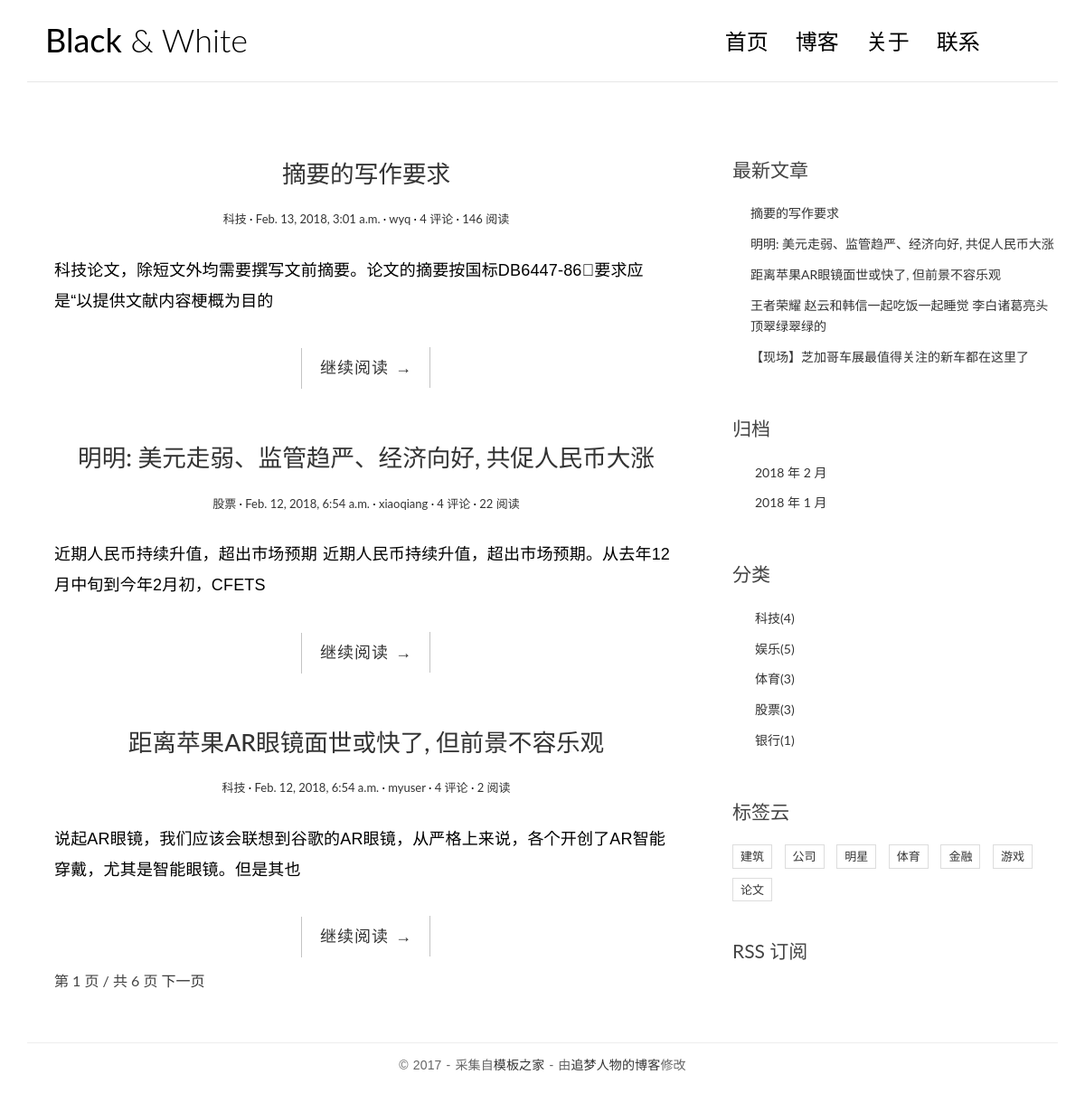
The page / on the database its author committed.
### blog/models.py (models this page shows, shortened)
class Post(models.Model):
    title = models.CharField(max_length=70)
    body = models.TextField()
    created_time = models.DateTimeField()
    modified_time = models.DateTimeField()
    excerpt = models.CharField(max_length=200, blank=True)
    category = models.ForeignKey(Category)
    tags = models.ManyToManyField(Tag, blank=True)
    author = models.ForeignKey(User)
    views = models.PositiveIntegerField(default=0)
    def get_absolute_url(self):
        return reverse('blog:detail', kwargs={'pk': self.pk})
    class Meta:
        ordering = ['-created_time']

@python_2_unicode_compatible
class Category(models.Model):
    name = models.CharField(max_length=100)

class Tag(models.Model):
    name = models.CharField(max_length=100)

### blog/views.py (the view)
# urls.py: url(r'^$', views.IndexView.as_view(), name='index'),
class IndexView(ListView):
    model = Post
    template_name = 'blog/index.html'
    context_object_name = 'post_list'
    paginate_by = 3

### blog/templatetags/blog_tags.py (called while the page is built)
@register.simple_tag
def get_recent_posts(num=5):
    return Post.objects.all().order_by('-created_time')[:num]

@register.simple_tag
def archives():
    return Post.objects.dates('created_time', 'month', order='DESC')

@register.simple_tag
def get_categories():
    return Category.objects.annotate(num_posts=Count('post')).filter(num_posts__gt=0)

@register.simple_tag
def get_tags():
    return Tag.objects.annotate(num_posts=Count('post')).filter(num_posts__gt=0)

### templates/blog/index.html (shortened to what this page needs)
{% extends 'base.html' %}
{% block main %}
    {% for post in post_list %}
    <article class="post post-{{ post.pk }}">
        <header class="entry-header">
            <h1 class="entry-title">
                <a href="{{ post.get_absolute_url }}">{{ post.title }}</a>
            </h1>
            <div class="entry-meta">
                <span class="post-category"><a href="#">{{ post.category.name }}</a></span>
                <span class="post-date"><a href="#"><time class="entry-date"
                                                          datetime="{{ post.created_time }}">{{ post.created_time }}</time></a></span>
                <span class="post-author"><a href="#">{{ post.author }}</a></span>
                <span class="comments-link"><a href="#">4 评论</a></span>
                <span class="views-count"><a href="{{ post.get_absolute_url }}">{{ post.views }} 阅读</a></span>
            </div>
        </header>
        <div class="entry-content clearfix">
            <p>{{ post.excerpt }}</p>
            <div class="read-more cl-effect-14">
                <a href="{{ post.get_absolute_url }}" class="more-link">继续阅读 <span class="meta-nav">→</span></a>
            </div>
        </div>
    </article>
    {% empty %}
        <div class="no-post">暂时无文章发布</div>
    {% endfor %}
    {% if is_paginated %}
    <div class="pagination-simple">
      <span class="current">第 {{ page_obj.number }} 页 / 共 {{ paginator.num_pages }} 页</span>
      {% if page_obj.has_next %}
        <a href="?page={{ page_obj.next_page_number }}">下一页</a>
      {% endif %}
    </div>
    {% endif %}
{% endblock main %}

### templates/base.html (shortened to what this page needs)
{% load staticfiles  %}
{% load blog_tags %}
<!DOCTYPE html>
<html>
<head>
    <link rel="stylesheet" href="http://code.ionicframework.com/ionicons/2.0.1/css/ionicons.min.css">
    <link rel="stylesheet" href="{% static 'blog/css/bootstrap.min.css' %}">
    <link rel="stylesheet" href="{% static 'blog/css/pace.css' %}">
    <link rel="stylesheet" href="{% static 'blog/css/custom.css' %}">
    <link rel="stylesheet" href="{% static 'blog/css/highlights/autumn.css' %}">
</head>
<body>
<div class="container">
    <header id="site-header">
        <div class="row">
            <div class="col-md-4 col-sm-5 col-xs-8">
                <div class="logo">
                    <h1><a href="{% url 'blog:index' %}"><b>Black</b> &amp; White</a></h1>
                </div>
            </div>
            <div class="col-md-8 col-sm-7 col-xs-4">
                <nav class="main-nav" role="navigation">
                    <div class="collapse navbar-collapse" id="bs-example-navbar-collapse-1">
                        <ul class="nav navbar-nav navbar-right">
                            <li class="cl-effect-11"><a href="{% url 'blog:index' %}" data-hover="首页">首页</a></li>
                            <li class="cl-effect-11"><a href="full-width.html" data-hover="博客">博客</a></li>
                            <li class="cl-effect-11"><a href="about.html" data-hover="关于">关于</a></li>
                            <li class="cl-effect-11"><a href="contact.html" data-hover="联系">联系</a></li>
                        </ul>
                    </div>
                </nav>
            </div>
        </div>
    </header>
</div>
<div class="content-body">
    <div class="container">
        <div class="row">
            <main class="col-md-8">
                {% block main %}
                {% endblock main %}
            </main>
            <aside class="col-md-4">
                <div class="widget widget-recent-posts">
                    <h3 class="widget-title">最新文章</h3>
                    {% get_recent_posts as recent_post_list %}
                    <ul>
                        {% for post in recent_post_list %}
                        <li>
                            <a href="{{ post.get_absolute_url }}">{{ post.title }}</a>
                        </li>
                        {% empty %}
                        暂无文章！
                        {% endfor %}
                    </ul>
                </div>
                <div class="widget widget-archives">
                    <h3 class="widget-title">归档</h3>
                    {% archives as date_list %}
                    <ul>
                        {% for date in date_list %}
                        <li>
                            <a href="{% url 'blog:archives' date.year date.month %}">{{ date.year }} 年 {{ date.month }} 月</a>
                        </li>
                        {% empty %}
                        暂无归档！
                        {% endfor %}
                    </ul>
                </div>
                <div class="widget widget-category">
                    <h3 class="widget-title">分类</h3>
                    {% get_categories as category_list %}
                    <ul>
                        {% for category in category_list %}
                        <li>
                            <a href="{% url 'blog:category' category.pk %}">{{ category.name }}<span class="post-count">({{ category.num_posts }})</span></a>
                        </li>
                        {% empty %}
                        暂无分类！
                        {% endfor %}
                    </ul>
                </div>
                <div class="widget widget-tag-cloud">
                    <h3 class="widget-title">标签云</h3>
                    {% get_tags as tag_list %}
                    <ul>
                        {% for tag in tag_list %}
                        <li>
                            <a href="{% url 'blog:tag' tag.pk %}">{{ tag.name }}</a>
                        </li>
                        {% empty %}
                        暂无标签！
                        {% endfor %}
                    </ul>
                </div>
                <div class="rss">
                    <a href="{% url 'rss' %}"> RSS 订阅</a>
                </div>
            </aside>
        </div>
    </div>
</div>
<footer id="site-footer">
    <div class="container">
        <div class="row">
            <div class="col-md-12">
                <p class="copyright">&copy 2017 - 采集自<a href="http://www.cssmoban.com/"
                                                        target="_blank" title="模板之家">模板之家</a>
                    - 由<a href="http://zmrenwu.com/" title="网页模板" target="_blank">追梦人物的博客</a>修改
                </p>
            </div>
        </div>
    </div>
</footer>
</body>
</html>

### blog/static/blog/css/custom.css (style rules this page uses)
* { outline: none; }
h1, h2, h3, h4, h5, h6 { margin-top: 0; }
b { font-weight: 400; }
a { color: #333; }
body { color: #444; font-family: 'Lato', sans-serif; }
p { font-family: 'Ubuntu', sans-serif; font-weight: 400; word-spacing: 1px; letter-spacing: 0.01em; }
#site-header { background-color: #FFF; padding: 25px 20px; margin-bottom: 40px; border-bottom: 1px solid #e7e7e7; }
.logo h1 a { color: #000; }
.logo h1 { margin: 0; font-family: 'Lato', sans-serif; font-weight: 300; }
.main-nav { margin-top: 11px; max-width: 95%; }
.main-nav a { color: #000000 !important; padding: 0 0 5px 0 !important; margin-right: 30px; font-family: 'Lato', sans-serif; font-weight: 300; font-size: 24px; }
.cl-effect-11 a { padding: 10px 0; color: #0972b4; text-shadow: none; }
.cl-effect-11 a::before { position: absolute; top: 0; left: 0; overflow: hidden; padding: 0 0 5px 0 !important; max-width: 0; border-bottom: 1px solid #000; color: #000; content: attr(data-hover); white-space: nowrap; -webkit-transition: max-width 0.5s; -moz-transition: max-width 0.5s; transition: max-width 0.5s; }
.content-body { padding-bottom: 4em; }
.post { background: #fff; padding: 30px 30px 0; }
.entry-title { text-align: center; font-size: 1.9em; margin-bottom: 20px; line-height: 1.6; padding: 10px 20px 0; }
.entry-meta { text-align: center; color: #DDDDDD; font-size: 13px; margin-bottom: 30px; }
.entry-content { font-size: 18px; line-height: 1.9; font-weight: 300; color: #000; }
.post-category::after, .post-date::after, .post-author::after, .comments-link::after { content: ' ·'; color: #000; }
.read-more { font-family: 'Ubuntu', sans-serif; font-weight: 400; word-spacing: 1px; letter-spacing: 0.01em; text-align: center; margin-top: 20px; }
.cl-effect-14 a { padding: 0 20px; height: 45px; line-height: 45px; position: relative; display: inline-block; margin: 15px 25px; letter-spacing: 1px; font-weight: 400; text-shadow: 0 0 1px rgba(255, 255, 255, 0.3); }
.cl-effect-14 a::before, .cl-effect-14 a::after { position: absolute; width: 45px; height: 1px; background: #C3C3C3; content: ''; -webkit-transition: all 0.3s; -moz-transition: all 0.3s; transition: all 0.3s; pointer-events: none; }
.cl-effect-14 a::before { top: 0; left: 0; -webkit-transform: rotate(90deg); -moz-transform: rotate(90deg); transform: rotate(90deg); -webkit-transform-origin: 0 0; -moz-transform-origin: 0 0; transform-origin: 0 0; }
.cl-effect-14 a::after { right: 0; bottom: 0; -webkit-transform: rotate(90deg); -moz-transform: rotate(90deg); transform: rotate(90deg); -webkit-transform-origin: 100% 0; -moz-transform-origin: 100% 0; transform-origin: 100% 0; }
.widget { background: #fff; padding: 30px 0 0; }
.widget-title { font-size: 1.5em; margin-bottom: 20px; line-height: 1.6; padding: 10px 0 0; font-weight: 400; }
.widget-recent-posts ul { padding: 0; margin: 0; padding-left: 20px; }
.widget-recent-posts ul li { list-style-type: none; position: relative; line-height: 170%; margin-bottom: 10px; }
.widget-recent-posts ul li::before { content: '\f3d3'; font-family: "Ionicons"; position: absolute; left: -17px; top: 3px; font-size: 16px; color: #000; }
.widget-archives ul { padding: 0; margin: 0; padding-left: 25px; }
.widget-archives ul li { list-style-type: none; position: relative; line-height: 170%; margin-bottom: 10px; }
.widget-archives ul li::before { content: '\f3f3'; font-family: "Ionicons"; position: absolute; left: -25px; top: 1px; font-size: 16px; color: #000; }
.widget-category ul { padding: 0; margin: 0; padding-left: 25px; }
.widget-category ul li { list-style-type: none; position: relative; line-height: 170%; margin-bottom: 10px; }
.widget-category ul li::before { content: '\f3fe'; font-family: "Ionicons"; position: absolute; left: -25px; top: 1px; font-size: 18px; color: #000; }
.widget-tag-cloud ul { padding: 0; margin: 0; margin-right: -10px; }
.widget-tag-cloud ul li { list-style-type: none; font-size: 13px; display: inline-block; margin-right: 10px; margin-bottom: 10px; padding: 3px 8px; border: 1px solid #ddd; }
.rss { font-size: 21px; margin-top: 30px; }
.rss a { color: #444; }
#site-footer { padding-top: 10px; padding: 0 0 1.5em 0; }
.copyright { text-align: center; padding-top: 1em; margin: 0; border-top: 1px solid #eee; color: #666; }
.pagination-simple { padding-left: 30px; font-size: 16px; }

### rows shown on the page
Post: title "摘要的写作要求", category.name "科技", created_time "Feb. 13, 2018, 3:01 a.m.", author "wyq", views "146", excerpt "科技论文，除短文外均需要撰写文前摘要。论文的摘要按国标DB6447-86󰀂要求应是“以提供文献内容梗概为目的"
Post: title "明明: 美元走弱、监管趋严、经济向好, 共促人民币大涨", category.name "股票", created_time "Feb. 12, 2018, 6:54 a.m.", author "xiaoqiang", views "22", excerpt "近期人民币持续升值，超出市场预期 近期人民币持续升值，超出市场预期。从去年12月中旬到今年2月初，CFETS"
Post: title "距离苹果AR眼镜面世或快了, 但前景不容乐观", category.name "科技", created_time "Feb. 12, 2018, 6:54 a.m.", author "myuser", views "2", excerpt "说起AR眼镜，我们应该会联想到谷歌的AR眼镜，从严格上来说，各个开创了AR智能穿戴，尤其是智能眼镜。但是其也"
Post: title "王者荣耀 赵云和韩信一起吃饭一起睡觉 李白诸葛亮头顶翠绿翠绿的"
Post: title "【现场】芝加哥车展最值得关注的新车都在这里了"
Category: name "科技", num_posts "4"
Category: name "娱乐", num_posts "5"
Category: name "体育", num_posts "3"
Category: name "股票", num_posts "3"
Category: name "银行", num_posts "1"
Tag: name "建筑"
Tag: name "公司"
Tag: name "明星"
Tag: name "体育"
Tag: name "金融"
Tag: name "游戏"
Tag: name "论文"

### other values the page prints
{{ page_obj.number }} "1"
{{ paginator.num_pages }} "6"
{{ date.year }} "2018" "2018"
{{ date.month }} "2" "1"
